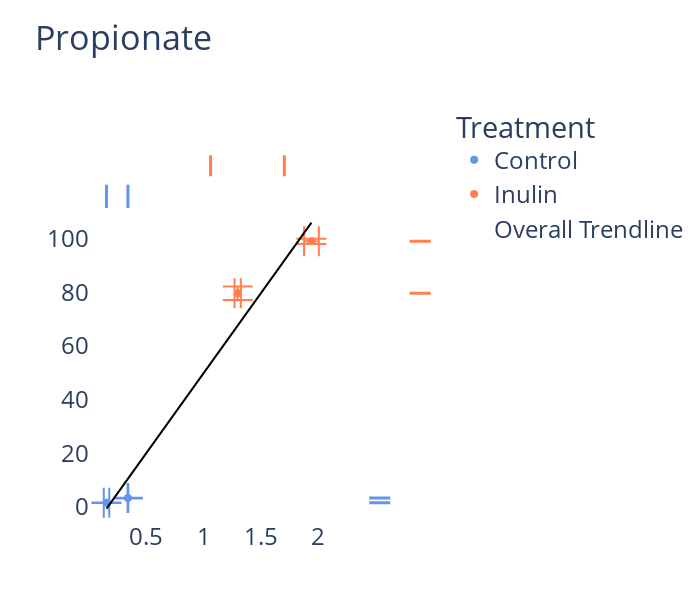

Notebook code for this chart:
### Code cell
fig_1 = px.scatter(study_a, 
                x = 'flux_propionate',
                y = 'flux-predicted_propionate', 
                color = 'treatment', 
                color_discrete_map = color_discrete_map,
                error_x = 'std_propionate',
                error_y = 'std-predicted_propionate',
                trendline = 'ols',
                trendline_scope="overall",
                trendline_color_override = "black",
                marginal_x="rug", 
                marginal_y="rug",
                template = 'plotly_white',
                labels={
                     "flux_propionate": "",
                     "flux-predicted_propionate": "",
                     "treatment": "Treatment"
                 },
                title = "Propionate",
                width=700, height=600)
fig_1.update_layout(font = dict(size = 24))
fig_1.data[0]['marker']['size'] = 12 
fig_1.data[0].error_y.width = 15
fig_1.data[3]['marker']['size'] = 12
fig_1.data[3].error_y.width = 15
fig_1.data[0]['marker']['size'] = 8
fig_1.data[3]['marker']['size'] = 8
fig_1.data[1]['marker']['size'] = 27 
fig_1.data[2]['marker']['size'] = 15 
fig_1.data[4]['marker']['size'] = 15 
fig_1.data[5]['marker']['size'] = 15 
fig_1.data[1]['marker']['line']['width'] = 3
fig_1.data[2]['marker']['line']['width'] = 3
fig_1.data[4]['marker']['line']['width'] = 3
fig_1.data[5]['marker']['line']['width'] = 3
fig_1.data[7].update(line_width=0)
fig_1.data[8].update(line_width=0)
fig_1.update_xaxes(range =[.01,2.3],showgrid=False, zeroline=False)
fig_1.update_yaxes(range =[-5,110],showgrid=False, zeroline=False)
fig_1.data[4]['y'] = 10*[40]
fig_1.data[5]['x'] = 10*[2]
fig_1

### Figure 1 — Plotly figure (JSON) as saved in the notebook; plotly's stock layout.template omitted (floating-point values rounded to 4 significant figures)
{"data": [{"error_x": {"array": [0.02396, 0.003437]}, "error_y": {"array": [0.09864, 0.1168], "width": 15}, "hovertemplate": "Treatment=Control<br>=%{y}<extra></extra>", "legendgroup": "Control", "marker": {"color": "cornflowerblue", "size": 8, "symbol": "circle"}, "mode": "markers", "name": "Control", "orientation": "v", "showlegend": true, "type": "scatter", "x": [0.1539, 0.3405], "xaxis": "x", "y": [1.408, 3.194], "yaxis": "y"}, {"alignmentgroup": "True", "boxpoints": "all", "fillcolor": "rgba(255,255,255,0)", "hoveron": "points", "hovertemplate": "Treatment=Control<br>=%{x}<extra></extra>", "jitter": 0, "legendgroup": "Control", "line": {"color": "rgba(255,255,255,0)"}, "marker": {"color": "cornflowerblue", "line": {"width": 3}, "size": 27, "symbol": "line-ns-open"}, "name": "Control", "offsetgroup": "Control", "showlegend": false, "type": "box", "x": [0.1539, 0.3405], "xaxis": "x3", "yaxis": "y3"}, {"alignmentgroup": "True", "boxpoints": "all", "fillcolor": "rgba(255,255,255,0)", "hoveron": "points", "hovertemplate": "Treatment=Control<br>=%{y}<extra></extra>", "jitter": 0, "legendgroup": "Control", "line": {"color": "rgba(255,255,255,0)"}, "marker": {"color": "cornflowerblue", "line": {"width": 3}, "size": 15, "symbol": "line-ew-open"}, "name": "Control", "offsetgroup": "Control", "showlegend": false, "type": "box", "xaxis": "x2", "y": [1.408, 3.194], "yaxis": "y2"}, {"error_x": {"array": [0.02714, 0.06439]}, "error_y": {"array": [2.517, 0.9377], "width": 15}, "hovertemplate": "Treatment=Inulin<br>=%{y}<extra></extra>", "legendgroup": "Inulin", "marker": {"color": "coral", "size": 8, "symbol": "circle"}, "mode": "markers", "name": "Inulin", "orientation": "v", "showlegend": true, "type": "scatter", "x": [1.297, 1.939], "xaxis": "x", "y": [79.76, 99.14], "yaxis": "y"}, {"alignmentgroup": "True", "boxpoints": "all", "fillcolor": "rgba(255,255,255,0)", "hoveron": "points", "hovertemplate": "Treatment=Inulin<br>=%{x}<extra></extra>", "jitter": 0, "legendgroup": "Inulin", "line": {"color": "rgba(255,255,255,0)"}, "marker": {"color": "coral", "line": {"width": 3}, "size": 15, "symbol": "line-ns-open"}, "name": "Inulin", "offsetgroup": "Inulin", "showlegend": false, "type": "box", "x": [1.297, 1.939], "xaxis": "x3", "y": [40, 40, 40, 40, 40, 40, 40, 40, 40, 40], "yaxis": "y3"}, {"alignmentgroup": "True", "boxpoints": "all", "fillcolor": "rgba(255,255,255,0)", "hoveron": "points", "hovertemplate": "Treatment=Inulin<br>=%{y}<extra></extra>", "jitter": 0, "legendgroup": "Inulin", "line": {"color": "rgba(255,255,255,0)"}, "marker": {"color": "coral", "line": {"width": 3}, "size": 15, "symbol": "line-ew-open"}, "name": "Inulin", "offsetgroup": "Inulin", "showlegend": false, "type": "box", "x": [2, 2, 2, 2, 2, 2, 2, 2, 2, 2], "xaxis": "x2", "y": [79.76, 99.14], "yaxis": "y2"}, {"hovertemplate": "<b>OLS trendline</b><br>flux-predicted_propionate = 59.8446 * flux_propionate + -9.93597<br>R<sup>2</sup>=0.967603<br><br>=%{y} <b>(trend)</b><extra></extra>", "legendgroup": "Overall Trendline", "line": {"color": "black"}, "mode": "lines", "name": "Overall Trendline", "showlegend": false, "type": "scatter", "x": [0.1539, 0.3405, 1.297, 1.939], "xaxis": "x", "y": [-0.7266, 10.44, 67.67, 106.1], "yaxis": "y"}, {"hovertemplate": "<b>OLS trendline</b><br>flux-predicted_propionate = 59.8446 * flux_propionate + -9.93597<br>R<sup>2</sup>=0.967603<br><br>=%{y} <b>(trend)</b><extra></extra>", "legendgroup": "Overall Trendline", "line": {"color": "black", "width": 0}, "mode": "lines", "name": "Overall Trendline", "showlegend": false, "type": "scatter", "x": [0.1539, 0.3405, 1.297, 1.939], "xaxis": "x2", "y": [-0.7266, 10.44, 67.67, 106.1], "yaxis": "y2"}, {"hovertemplate": "<b>OLS trendline</b><br>flux-predicted_propionate = 59.8446 * flux_propionate + -9.93597<br>R<sup>2</sup>=0.967603<br><br>=%{y} <b>(trend)</b><extra></extra>", "legendgroup": "Overall Trendline", "line": {"color": "black", "width": 0}, "mode": "lines", "name": "Overall Trendline", "showlegend": true, "type": "scatter", "x": [0.1539, 0.3405, 1.297, 1.939], "xaxis": "x3", "y": [-0.7266, 10.44, 67.67, 106.1], "yaxis": "y3"}], "layout": {"font": {"size": 24}, "height": 600, "legend": {"title": {"text": "Treatment"}, "tracegroupgap": 0}, "title": {"text": "Propionate"}, "width": 700, "xaxis": {"anchor": "y", "domain": [0, 0.7363], "range": [0.01, 2.3], "showgrid": false, "title": {"text": ""}, "type": "linear", "zeroline": false}, "xaxis2": {"anchor": "y2", "domain": [0.7413, 1], "matches": "x2", "range": [0.01, 2.3], "showgrid": false, "showline": false, "showticklabels": false, "ticks": "", "type": "linear", "zeroline": false}, "xaxis3": {"anchor": "y3", "domain": [0, 0.7363], "matches": "x", "range": [0.01, 2.3], "showgrid": false, "showticklabels": false, "type": "linear", "zeroline": false}, "xaxis4": {"anchor": "y4", "domain": [0.7413, 1], "matches": "x2", "range": [0.01, 2.3], "showgrid": false, "showline": false, "showticklabels": false, "ticks": "", "zeroline": false}, "yaxis": {"anchor": "x", "domain": [0, 0.7326], "range": [-5, 110], "showgrid": false, "title": {"text": ""}, "type": "linear", "zeroline": false}, "yaxis2": {"anchor": "x2", "domain": [0, 0.7326], "matches": "y", "range": [-5, 110], "showgrid": false, "showticklabels": false, "type": "linear", "zeroline": false}, "yaxis3": {"anchor": "x3", "domain": [0.7426, 1], "matches": "y3", "range": [-5, 110], "showgrid": false, "showline": false, "showticklabels": false, "ticks": "", "type": "linear", "zeroline": false}, "yaxis4": {"anchor": "x4", "domain": [0.7426, 1], "matches": "y3", "range": [-5, 110], "showgrid": false, "showline": false, "showticklabels": false, "ticks": "", "zeroline": false}}}
